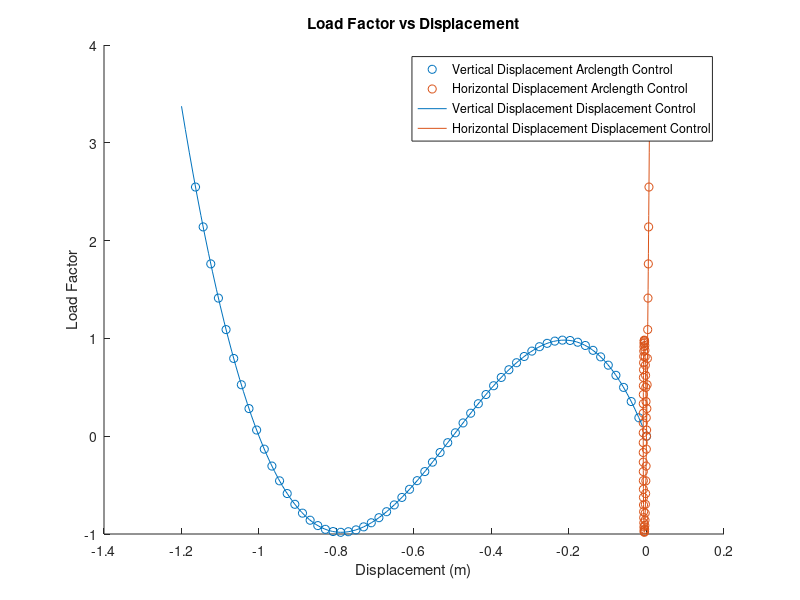

Recreate this plot in MATLAB.
EA = 2100;
L1_vec = [5.5; 0.5];
L2_vec = [-4.0; 0.5];
L1 = sqrt(dot(L1_vec,L1_vec));
L2 = sqrt(dot(L2_vec,L2_vec));
n1 = L1_vec/L1;
n2 = L2_vec/L2;
K1 = EA/L1 * n1*n1';
K2 = EA/L2 * n2*n2';
Ktot = K1 + K2;
Pcr = [0;-.999];

R = [0;0];
vo = Ktot\R;
v1 = Ktot\Pcr;
vn = [0;0];
gamman = 0;
g = 0;
alpha = 0.00;
s= 0;

v_tot = {};
gamma_tot = zeros();
Fy = zeros();
arclength = zeros();
normR = zeros();
Residuals = zeros();

gamma_tot(1) = gamman;
v_tot{1} = vn;


for i = 2:60
    if i == 2
        gamma = gamman + .2;
        v = vn + v1*.2;
        ds2 = dot(v-vn,v-vn) + alpha*(gamma-gamman)^2;
        ds = sqrt(ds2);
    else
        v = 2*v_tot{end} - v_tot{end-1};
        gamma = 2*gamma_tot(end) - gamma_tot(end-1);
    end

    
    for j = 1:10
        l1_vec = L1_vec + v;
        l2_vec = L2_vec + v;
        l1 = sqrt(dot(l1_vec,l1_vec));
        l2 = sqrt(dot(l2_vec,l2_vec));
        n1 = l1_vec/l1;
        n2 = l2_vec/l2;
        lambda1 = l1/L1;
        lambda2 = l2/L2;
        strain1 = log(lambda1);
        strain2 = log(lambda2);
        f1 = EA*strain1;
        f2 = EA*strain2;
        Ftot = f1*n1 + f2*n2;

        R = -Ftot + Pcr*gamma;
        
        change_v = v-vn;
        change_gamma = gamma - gamman;
        g = -ds2 + dot(change_v,change_v) + alpha*change_gamma^2;
        
        Rtot = [R;g];
        check = norm(Rtot);
        Residuals(j,i) = check;

        if norm(Rtot) < 1e-10
           break
        end
        
        I = eye(2);
        k11 = EA/l1 * (n1*n1');
        k12 = f1/l1 * (I-n1*n1');
        k21 = EA/l2 * (n2*n2');
        k22 = f2/l2 * (I-n2*n2');
        ktot = k11 + k12 + k21 + k22;

        vo = ktot\R;
        v1 = ktot\Pcr;
        dgamma = -(g+2*dot(change_v,vo))/(2*dot(change_v,v1) + 2*alpha*change_gamma);
        dv = vo + v1*dgamma;
        gamma = gamma + dgamma;
        v = v + dv;

    end
    v_tot{i} = v;
    gamma_tot(i) = gamma;
    arclength(i) = s+ds;
    normR(i) = check;
    s = s + ds;
    gamman = gamma;
    vn = v;
    K = ktot;
end

% copy and pasted from previous homework, I'm sorry
v_values = cell2mat(v_tot);
vtot_hw2 = [-0.0100000000000000,-0.0200000000000000,-0.0300000000000000,-0.0400000000000000,-0.0500000000000000,-0.0600000000000000,-0.0700000000000000,-0.0800000000000000,-0.0900000000000000,-0.100000000000000,-0.110000000000000,-0.120000000000000,-0.130000000000000,-0.140000000000000,-0.150000000000000,-0.160000000000000,-0.170000000000000,-0.180000000000000,-0.190000000000000,-0.200000000000000,-0.210000000000000,-0.220000000000000,-0.230000000000000,-0.240000000000000,-0.250000000000000,-0.260000000000000,-0.270000000000000,-0.280000000000000,-0.290000000000000,-0.300000000000000,-0.310000000000000,-0.320000000000000,-0.330000000000000,-0.340000000000000,-0.350000000000000,-0.360000000000000,-0.370000000000000,-0.380000000000000,-0.390000000000000,-0.400000000000000,-0.410000000000000,-0.420000000000000,-0.430000000000000,-0.440000000000000,-0.450000000000000,-0.460000000000000,-0.470000000000000,-0.480000000000000,-0.490000000000000,-0.500000000000000,-0.510000000000000,-0.520000000000000,-0.530000000000000,-0.540000000000000,-0.550000000000000,-0.560000000000000,-0.570000000000000,-0.580000000000000,-0.590000000000000,-0.600000000000000,-0.610000000000000,-0.620000000000000,-0.630000000000000,-0.640000000000000,-0.650000000000000,-0.660000000000000,-0.670000000000000,-0.680000000000000,-0.690000000000000,-0.700000000000000,-0.710000000000000,-0.720000000000000,-0.730000000000000,-0.740000000000000,-0.750000000000000,-0.760000000000000,-0.770000000000000,-0.780000000000000,-0.790000000000000,-0.800000000000000,-0.810000000000000,-0.820000000000000,-0.830000000000000,-0.840000000000000,-0.850000000000000,-0.860000000000000,-0.870000000000000,-0.880000000000000,-0.890000000000000,-0.900000000000000,-0.910000000000000,-0.920000000000000,-0.930000000000000,-0.940000000000000,-0.950000000000000,-0.960000000000000,-0.970000000000000,-0.980000000000000,-0.990000000000000,-1,-1.01000000000000,-1.02000000000000,-1.03000000000000,-1.04000000000000,-1.05000000000000,-1.06000000000000,-1.07000000000000,-1.08000000000000,-1.09000000000000,-1.10000000000000,-1.11000000000000,-1.12000000000000,-1.13000000000000,-1.14000000000000,-1.15000000000000,-1.16000000000000,-1.17000000000000,-1.18000000000000,-1.19000000000000,-1.20000000000000];
utot_hw2 = [-0.000331878754059198,-0.000657195718521754,-0.000975938763883156,-0.00128809942756556,-0.00159366943657948,-0.00189264070675411,-0.00218500534205277,-0.00247075563389386,-0.00274988406049341,-0.00302238328621170,-0.00328824616092350,-0.00354746571938381,-0.00380003518062963,-0.00404594794737647,-0.00428519760543942,-0.00451777792315874,-0.00474368285085073,-0.00496290652026329,-0.00517544324405021,-0.00538128751525717,-0.00558043400682391,-0.00577287757110200,-0.00595861323938453,-0.00613763622145391,-0.00630994190513769,-0.00647552585589196,-0.00663438381638466,-0.00678651170610846,-0.00693190562099650,-0.00707056183306471,-0.00720247679005901,-0.00732764711512845,-0.00744606960650450,-0.00755774123720410,-0.00766265915474326,-0.00776082068086891,-0.00785222331130346,-0.00793686471551478,-0.00801474273648681,-0.00808585539052313,-0.00815020086705210,-0.00820777752845768,-0.00825858390992689,-0.00830261871929987,-0.00833988083696080,-0.00837036931572058,-0.00839408338072858,-0.00841102242940049,-0.00842118603136331,-0.00842457392840393,-0.00842118603445595,-0.00841102243558724,-0.00839408339000453,-0.00837036932808503,-0.00833988085240899,-0.00830261873782676,-0.00825858393152670,-0.00820777755312535,-0.00815020089477868,-0.00808585542130112,-0.00801474277030690,-0.00793686475236595,-0.00785222335117495,-0.00776082072374789,-0.00766265920061788,-0.00755774128606030,-0.00744606965832600,-0.00732764716990029,-0.00720247684776492,-0.00707056189368583,-0.00693190568451509,-0.00678651177250505,-0.00663438388563789,-0.00647552592798129,-0.00630994198004180,-0.00613763629914867,-0.00595861331984626,-0.00577287765430549,-0.00558043409274339,-0.00538128760386656,-0.00517544333532200,-0.00496290661416964,-0.00474368294736133,-0.00451777802224395,-0.00428519770706825,-0.00404594805151813,-0.00380003528725019,-0.00354746582844969,-0.00328824627240128,-0.00302238340006705,-0.00274988417668933,-0.00247075575239297,-0.00218500546281911,-0.00189264082974849,-0.00159366956176323,-0.00128809955489897,-0.000975938893324307,-0.000657195850030499,-0.000331878887522693,3.34145942913842e-09,0.000338441993225620,0.000683428032397197,0.00103495223115929,0.00139300516850503,0.00175757722946889,0.00212865860434195,0.00250623928788740,0.00289030907853496,0.00328085757757511,0.00367787418833278,0.00408134811534530,0.00449126836351443,0.00490762373726335,0.00533040283967456,0.00575959407162811,0.00619518563092172,0.00663716551139267,0.00708552150202451,0.00754023552020112,0.00800130615257074];
gamma_hw2 = [0.0984314264375620,0.190977795683231,0.277747850346232,0.358854459090568,0.434410951333006,0.504531108536377,0.569329155503851,0.628919751601867,0.683417981913692,0.732939348324394,0.777599760538794,0.817515527033793,0.852803345946075,0.883580295896874,0.909963826754731,0.932071750338307,0.950022231060053,0.963933776512049,0.973925227996549,0.980115751001026,0.982624825620618,0.981572236928825,0.977078065297850,0.969262676670569,0.958246712785126,0.944151081354314,0.927096946200570,0.907205717348909,0.884599041078845,0.859398789937197,0.831727052713187,0.801706124377657,0.769458495987992,0.735106844560198,0.698774022910099,0.660583049465165,0.620657098048580,0.579119487637426,0.536093672096514,0.491703229889605,0.446071853769842,0.399323340450876,0.351581580260749,0.302970546779874,0.253614286465116,0.203636908261682,0.153162573204425,0.102315484010430,0.0512198746646035,-6.93889390390723e-18,-0.0512198747253730,-0.102315484253484,-0.153162573751219,-0.203636909233561,-0.253614287983263,-0.302970548965306,-0.351581583234234,-0.399323344332891,-0.446071858680565,-0.491703235948854,-0.536093679423684,-0.579119496351471,-0.620657108267944,-0.660583061307803,-0.698774036493364,-0.735106860000845,-0.769458513402098,-0.801706143880624,-0.831727074419638,-0.859398813961032,-0.884599067533076,-0.907205746345715,-0.927096977851231,-0.944151115769173,-0.958246750073555,-0.969262716940852,-0.977078108657220,-0.981572283483502,-0.982624875475573,-0.980115804260100,-0.973925284762364,-0.963933836885948,-0.950022295142090,-0.932071818227184,-0.909963898547822,-0.883580371690117,-0.852803425833963,-0.817515611109343,-0.777599848893496,-0.732939441048164,-0.683418079094942,-0.628919853327246,-0.569329261858495,-0.504531219603636,-0.434411067194538,-0.358854579826320,-0.277747976034131,-0.190977926399782,-0.0984315621847577,3.51610832073634e-06,0.104439230250013,0.214987015873292,0.331757814140563,0.454862063486858,0.584409691443911,0.720510106543501,0.863272190301115,1.01280428928366,1.16921420725810,1.33260919742653,1.50309595474421,1.68078060832496,1.86576871393297,2.05816524656270,2.25807459310711,2.46560054511511,2.68084629164065,2.90391441218069,3.13489805027157,3.37391582304026];

   

figure(1)
scatter(v_values(2,:),gamma_tot); hold on
scatter(v_values(1,:),gamma_tot); hold on
plot(vtot_hw2,gamma_hw2); hold on
plot(utot_hw2,gamma_hw2)
title('Load Factor vs Displacement')
xlabel('Displacement (m)')
ylabel('Load Factor')
legend({'Vertical Displacement Arclength Control','Horizontal Displacement Arclength Control', 'Vertical Displacement Displacement Control', 'Horizontal Displacement Displacement Control'})





        